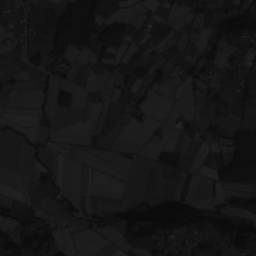
#> input picture img/AQUITAIN.png, 256 x 256 px
$ jupyter execute '7. Modificación de paleta de colores.ipynb'
#> lines starting #> are read from the running program, lines starting #| are printed output that depends on the picture
# 7. Modificación de la paleta de colores
## Librerias

[cell 1]
import cv2
import matplotlib.pyplot as plt
import numpy as np

## Imagen de referencia

[cell 2]
img = np.empty((256,256,3),dtype=np.uint8)


for i in range(256):
  img[:,i,:] = i

plt.imshow(img)
plt.show()
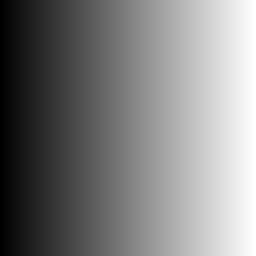
#> shown: shape (256, 256, 3); min 0, max 255, mean 127.5

## Carga y visualización

[cell 3]
aquitain_img = cv2.imread('../img/AQUITAIN.png')
#> aquitain_img is the input picture: shape (256, 256, 3); min 10, max 40, mean 21.5

plt.imshow(aquitain_img)
plt.show()

[cell 4]
scanner_img = cv2.imread('../img/SCANNER.png')
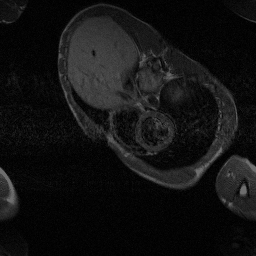
#> input picture img/SCANNER.png, 256 x 256 px
#> scanner_img is the input picture: shape (256, 256, 3); min 0, max 109, mean 18.3

plt.imshow(scanner_img)
plt.show()

## Aplicación de paleta de colores inversa

[cell 5]
# aplicación a scanner
lut_inverse = np.zeros((256, 1), dtype=np.uint8)
for i in range(0,256):
    lut_inverse[i] = 255 - i


dstImage = cv2.LUT(img , lut_inverse )

plt.imshow(dstImage)
plt.show()
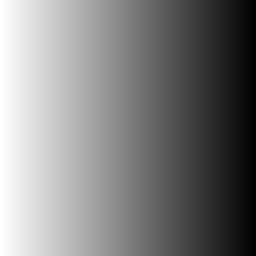
#> shown: shape (256, 256, 3); min 0, max 255, mean 127.5

[cell 6]
# aplicación a scanner
dstImage = cv2.LUT(scanner_img , lut_inverse )
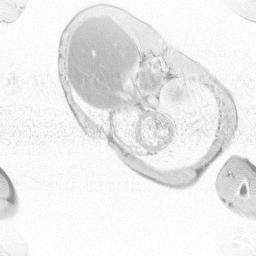
#> dstImage: shape (256, 256, 3); min 146, max 255, mean 236.7

plt.imshow(dstImage)
plt.show()

[cell 7]
# aplicación a aquitain
dstImage = cv2.LUT(aquitain_img , lut_inverse )
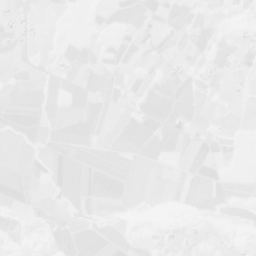
#> dstImage: shape (256, 256, 3); min 215, max 245, mean 233.5

plt.imshow(dstImage)
plt.show()

La paleta de colores es usada como mapeo de valores, en este caso escala de grises, a valores objectivo. Por ejemplo, este ejemplo, la paleta de colores inversa mapea la escala de gris (ej. 0) a su valor complemento (ej. 255). Por lo tanto aplicar esta paleta a una image da como resultado su version inversa, donde sus valores claros se mapean a valores oscuros y viceversa.

## Expansión lineal de contraste

[cell 8]
def plot_imgs_side_by_side(img1, img2, title1='muscle, spot', title2='spot, muscle', plot=False):
  """ funcion para mostrar dos imagenes en la misma figura """
  fig, axes = plt.subplots(1, 2, figsize=(8, 4))

  axes[0].imshow(img1)
  axes[0].set_title(title1)
  axes[0].axis("off")

  if plot:
    axes[1].plot(img2)
  else:
    axes[1].imshow(img2)

  axes[1].set_title(title2)
  axes[1].axis("off")

  plt.tight_layout()
  plt.show()

[cell 9]
hist = cv2.calcHist([scanner_img],[0],None,[256],[0,256])
#> hist = 256 values, max 5423 at index 4, min 0 at index 110, mean 256

plot_imgs_side_by_side(scanner_img,hist,title1='Original',title2='Histograma',plot=True)
#> in plot_imgs_side_by_side, `plt.show()`:
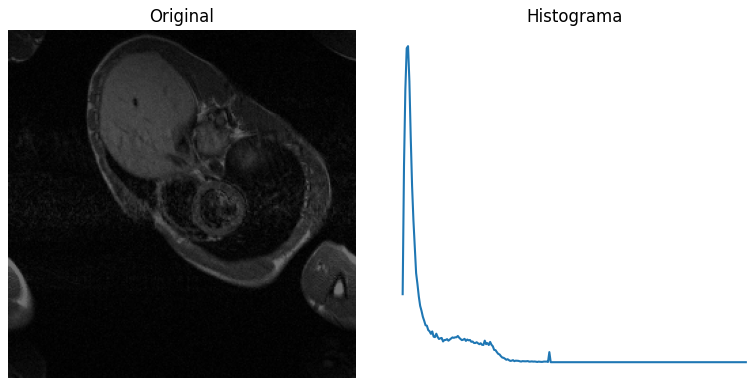
#> figure drawn by matplotlib, 2 panels

[cell 10]
# expansion de contraste
I_min = np.min(scanner_img)
#> I_min = 0
I_max = np.max(scanner_img)
#> I_max = 109

print(I_max, I_min)
#| 109 0

# Expansión lineal
stretch_img = ((scanner_img - I_min) / (I_max - I_min) * 255).astype(np.uint8)
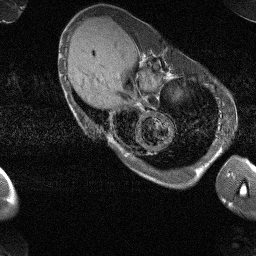
#> stretch_img: shape (256, 256, 3); min 0, max 255, mean 42.3

plot_imgs_side_by_side(scanner_img, stretch_img, title1='Original', title2='Contraste expandido')

[cell 11]
# histograma
hist = cv2.calcHist([stretch_img],[0],None,[256],[0,256])
#> hist = 256 values, max 5423 at index 9, min 0 at index 1, mean 256


plot_imgs_side_by_side(stretch_img, hist, title1='Contraste expandido',title2='Histograma',plot=True)
#> call 3 of plot_imgs_side_by_side, with img2 = array of shape (256, 1), title1 = 'Contraste expandido', title2 = 'Histograma', plot = True
#> in plot_imgs_side_by_side (call 3), `plt.show()`:
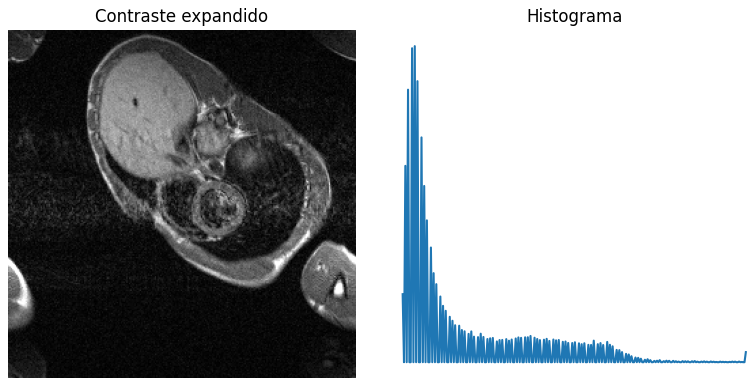
#> figure drawn by matplotlib, 2 panels

[cell 12]
dstImage = cv2.LUT(stretch_img , lut_inverse )
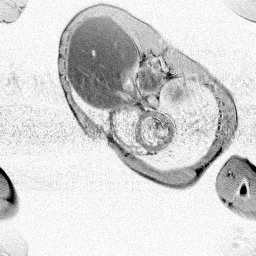
#> dstImage: shape (256, 256, 3); min 0, max 255, mean 212.7
hist = cv2.calcHist([dstImage],[0],None,[256],[0,256])
#> hist = 256 values, max 5423 at index 246, min 0 at index 1, mean 256

plot_imgs_side_by_side(dstImage, hist, title1='Contraste expandido invertido',title2='Histograma', plot=True)
#> call 4 of plot_imgs_side_by_side, with img2 = array of shape (256, 1), title1 = 'Contraste expandido invertido', title2 = 'Histograma', plot = True
#> in plot_imgs_side_by_side (call 4), `plt.show()`:
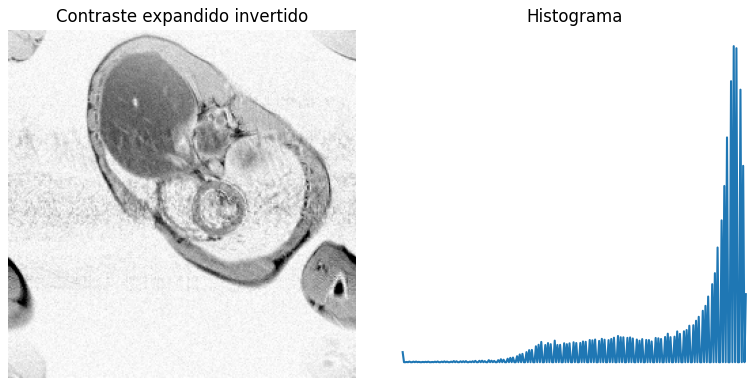
#> figure drawn by matplotlib, 2 panels
